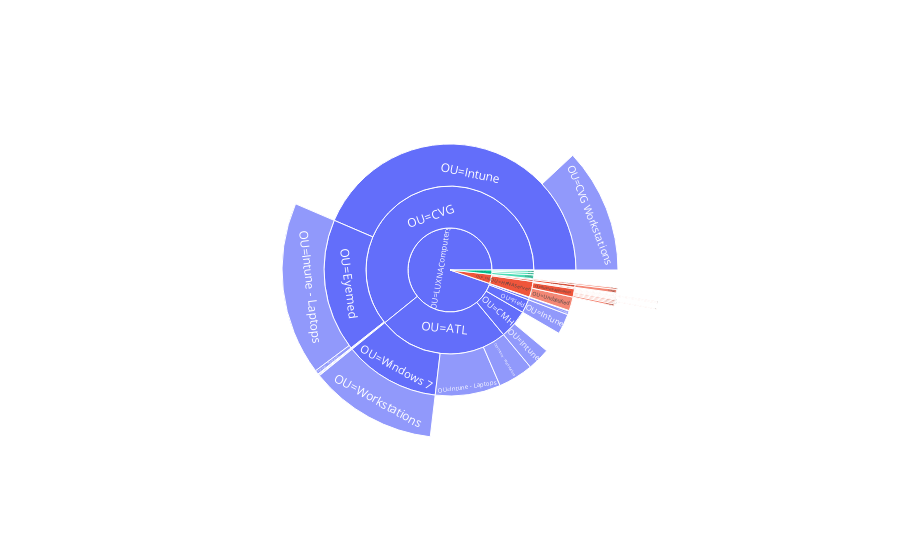

Notebook cell for this chart:
### Code cell
# V1.1 => PLOT THE SUNBURST CHART 
import plotly.express as px
from plotly.offline import iplot 

hits = [1 for x in range(idx)]
dff = pd.DataFrame(dict(ou0=list_OUs[0], ou1=list_OUs[1], ou2=list_OUs[2], ou3=list_OUs[3], ou4=list_OUs[4], hits=hits))
#dff = dff.dropna()
fig = px.sunburst(dff, path=['ou0','ou1', 'ou2', 'ou3', 'ou4'],values='hits')
fig.show()

### Figure 1 — Plotly figure (JSON) as saved in the notebook; plotly's stock layout.template omitted (floating-point values rounded to 4 significant figures)
{"data": [{"branchvalues": "total", "domain": {"x": [0, 1], "y": [0, 1]}, "hovertemplate": "labels=%{label}<br>hits=%{value}<br>parent=%{parent}<br>id=%{id}<extra></extra>", "ids": ["OU=_HP/OU=HPNAServers/OU=Business Application/OU=RCC BO/OU=Build", "OU=_HP/OU=HPNAServers/OU=Business Application/OU=SAP/OU=RTA", "OU=_HP/OU=HPNAServers/OU=Business Application/OU=SolarWinds/OU=TemAdminOU", "OU=_HP/OU=HPNAServers/OU=Business Application/OU=Altiris", "OU=_HP/OU=HPNAServers/OU=Infrastructure/OU=BUR", "OU=LUXNAComputers/OU=CVG/OU=Intune/OU=CVG Workstations", "OU=_HP/OU=HPNAServers/OU=Business Application/OU=Cisco CUCM", "OU=_HP/OU=HPNAServers/OU=Business Application/OU=Contact Center", "OU=_HP/OU=EM_HPNAServers/OU=EM Application Servers/OU=DXC", "OU=_HP/OU=HPNAServers/OU=Business Application/OU=ETQ", "OU=_HP/OU=HPNAServers/OU=Business Application/OU=Equitrac", "OU=_HP/OU=HPNAServers/OU=Business Application/OU=GlobalScape", "OU=LUXNAComputers/OU=CVG/OU=Eyemed/OU=Intune - Laptops", "OU=LUXNAComputers/OU=CVG/OU=Eyemed/OU=Intune - Workstations", "OU=_HP/OU=HPNAServers/OU=Business Application/OU=Jaspersoft", "OU=_HP/OU=HPNAServers/OU=Business Application/OU=Legal Technologies", "OU=_HP/OU=HPNAServers/OU=Business Application/OU=LucyStar", "OU=_HP/OU=HPNAServers/OU=Business Application/OU=MonitorsAnywhere", "OU=_HP/OU=HPNAServers/OU=Business Application/OU=RCC BO", "OU=_HP/OU=HPNAServers/OU=Business Application/OU=Rax Robotics", "OU=_HP/OU=HPNAServers/OU=Business Application/OU=SAP", "OU=_HP/OU=HPNAServers/OU=Business Application/OU=SolarWinds", "OU=LUXNAComputers/OU=ATL/OU=Windows 7/OU=Workstations", "OU=LUXNAComputers/OU=CVG/OU=Windows 7/OU=Workstations", "OU=_HP/OU=PCI_HPNAServers/OU=PCI Application Servers/OU=xPay", "OU=_HP/OU=HPNAServers/OU=Business Application", "OU=_HP/OU=HPNAServers/OU=Database", "OU=_HP/OU=EM_HPNAServers/OU=EM Application Servers", "OU=LUXNAComputers/OU=CVG/OU=Eyemed", "OU=LUXNAComputers/OU=CVG/OU=ITSec Test", "OU=_HP/OU=HPNAServers/OU=Infrastructure", "OU=LUXNAComputers/OU=CMH/OU=Intune", "OU=LUXNAComputers/OU=CVG/OU=Intune", "OU=LUXNAComputers/OU=DAL/OU=Intune", "OU=LUXNAComputers/OU=Field/OU=Intune", "OU=LUXNAComputers/OU=ATL/OU=Intune - Laptops", "OU=LUXNAComputers/OU=ATL/OU=Intune - Workstations", "OU=LUXNAComputers/OU=CVG/OU=MAC", "OU=_HP/OU=PCI_HPNAServers/OU=PCI Application Servers", "OU=_HP/OU=HPNAServers/OU=Unclassified", "OU=LUXNAComputers/OU=ATL/OU=Windows 7", "OU=LUXNAComputers/OU=CVG/OU=Windows 7", "OU=LUXNAComputers/OU=ATL", "OU=LUXNAServers/OU=ATL", "OU=LUXNAComputers/OU=CMH", "OU=LUXNAServers/OU=CMH", "OU=LUXNAComputers/OU=CVG", "OU=LUXNAServers/OU=CVG", "OU=LUXNAComputers/OU=DAL", "OU=LUXNAServers/OU=DAL", "OU=LUXNAComputers/OU=Disabled Computers", "OU=_HP/OU=EM_HPNAServers", "OU=LUXNAComputers/OU=Field", "OU=_HP/OU=HPNAServers", "OU=_HP/OU=PCI_HPNAServers", "OU=LUXNAComputers", "OU=LUXNAServers", "OU=_HP"], "labels": ["OU=Build", "OU=RTA", "OU=TemAdminOU", "OU=Altiris", "OU=BUR", "OU=CVG Workstations", "OU=Cisco CUCM", "OU=Contact Center", "OU=DXC", "OU=ETQ", "OU=Equitrac", "OU=GlobalScape", "OU=Intune - Laptops", "OU=Intune - Workstations", "OU=Jaspersoft", "OU=Legal Technologies", "OU=LucyStar", "OU=MonitorsAnywhere", "OU=RCC BO", "OU=Rax Robotics", "OU=SAP", "OU=SolarWinds", "OU=Workstations", "OU=Workstations", "OU=xPay", "OU=Business Application", "OU=Database", "OU=EM Application Servers", "OU=Eyemed", "OU=ITSec Test", "OU=Infrastructure", "OU=Intune", "OU=Intune", "OU=Intune", "OU=Intune", "OU=Intune - Laptops", "OU=Intune - Workstations", "OU=MAC", "OU=PCI Application Servers", "OU=Unclassified", "OU=Windows 7", "OU=Windows 7", "OU=ATL", "OU=ATL", "OU=CMH", "OU=CMH", "OU=CVG", "OU=CVG", "OU=DAL", "OU=DAL", "OU=Disabled Computers", "OU=EM_HPNAServers", "OU=Field", "OU=HPNAServers", "OU=PCI_HPNAServers", "OU=LUXNAComputers", "OU=LUXNAServers", "OU=_HP"], "name": "", "parents": ["OU=_HP/OU=HPNAServers/OU=Business Application/OU=RCC BO", "OU=_HP/OU=HPNAServers/OU=Business Application/OU=SAP", "OU=_HP/OU=HPNAServers/OU=Business Application/OU=SolarWinds", "OU=_HP/OU=HPNAServers/OU=Business Application", "OU=_HP/OU=HPNAServers/OU=Infrastructure", "OU=LUXNAComputers/OU=CVG/OU=Intune", "OU=_HP/OU=HPNAServers/OU=Business Application", "OU=_HP/OU=HPNAServers/OU=Business Application", "OU=_HP/OU=EM_HPNAServers/OU=EM Application Servers", "OU=_HP/OU=HPNAServers/OU=Business Application", "OU=_HP/OU=HPNAServers/OU=Business Application", "OU=_HP/OU=HPNAServers/OU=Business Application", "OU=LUXNAComputers/OU=CVG/OU=Eyemed", "OU=LUXNAComputers/OU=CVG/OU=Eyemed", "OU=_HP/OU=HPNAServers/OU=Business Application", "OU=_HP/OU=HPNAServers/OU=Business Application", "OU=_HP/OU=HPNAServers/OU=Business Application", "OU=_HP/OU=HPNAServers/OU=Business Application", "OU=_HP/OU=HPNAServers/OU=Business Application", "OU=_HP/OU=HPNAServers/OU=Business Application", "OU=_HP/OU=HPNAServers/OU=Business Application", "OU=_HP/OU=HPNAServers/OU=Business Application", "OU=LUXNAComputers/OU=ATL/OU=Windows 7", "OU=LUXNAComputers/OU=CVG/OU=Windows 7", "OU=_HP/OU=PCI_HPNAServers/OU=PCI Application Servers", "OU=_HP/OU=HPNAServers", "OU=_HP/OU=HPNAServers", "OU=_HP/OU=EM_HPNAServers", "OU=LUXNAComputers/OU=CVG", "OU=LUXNAComputers/OU=CVG", "OU=_HP/OU=HPNAServers", "OU=LUXNAComputers/OU=CMH", "OU=LUXNAComputers/OU=CVG", "OU=LUXNAComputers/OU=DAL", "OU=LUXNAComputers/OU=Field", "OU=LUXNAComputers/OU=ATL", "OU=LUXNAComputers/OU=ATL", "OU=LUXNAComputers/OU=CVG", "OU=_HP/OU=PCI_HPNAServers", "OU=_HP/OU=HPNAServers", "OU=LUXNAComputers/OU=ATL", "OU=LUXNAComputers/OU=CVG", "OU=LUXNAComputers", "OU=LUXNAServers", "OU=LUXNAComputers", "OU=LUXNAServers", "OU=LUXNAComputers", "OU=LUXNAServers", "OU=LUXNAComputers", "OU=LUXNAServers", "OU=LUXNAComputers", "OU=_HP", "OU=LUXNAComputers", "OU=_HP", "OU=_HP", "", "", ""], "type": "sunburst", "values": [1, 1, 1, 2, 1, 284, 1, 3, 8, 1, 5, 1, 396, 9, 1, 1, 1, 3, 1, 1, 1, 3, 292, 2, 4, 25, 4, 8, 405, 2, 1, 69, 1034, 11, 62, 199, 107, 1, 4, 42, 292, 2, 598, 11, 133, 10, 1444, 18, 11, 1, 2, 8, 62, 72, 4, 2250, 40, 84]}], "layout": {"legend": {"tracegroupgap": 0}, "margin": {"t": 60}}}
